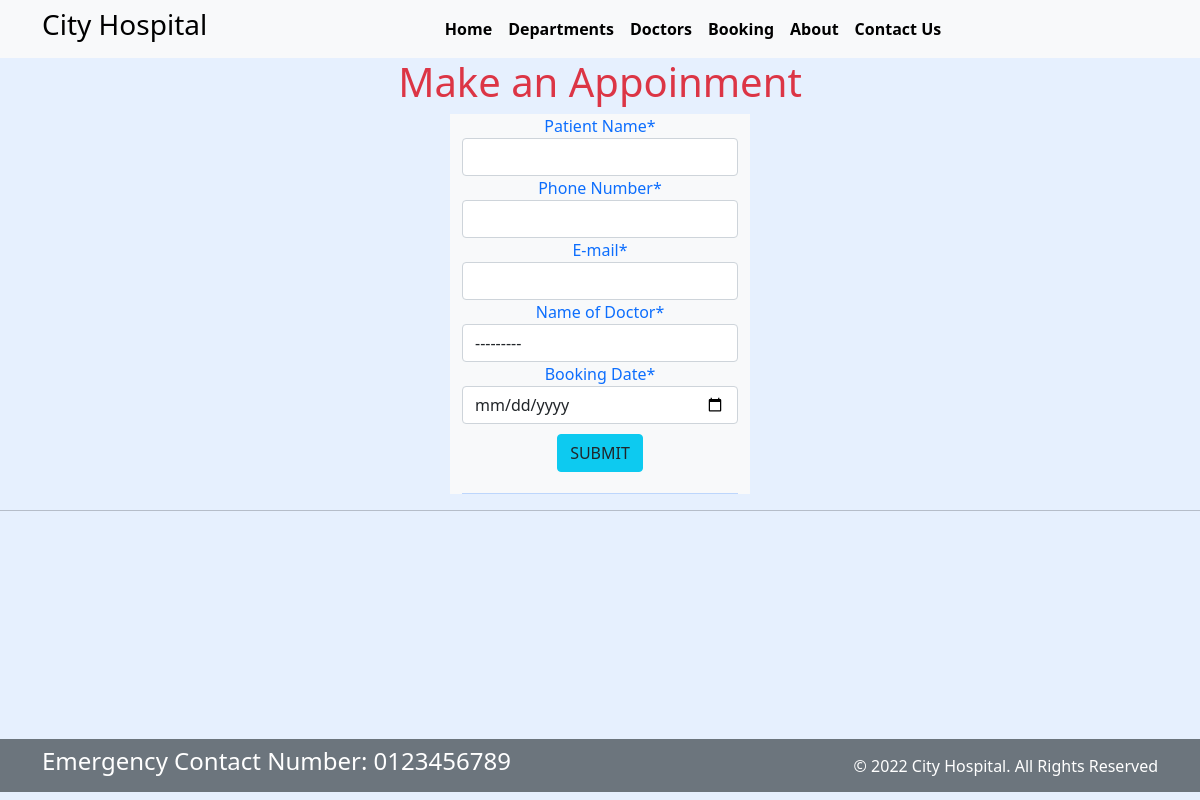
/booking/, run on an earlier commit of the app's database.
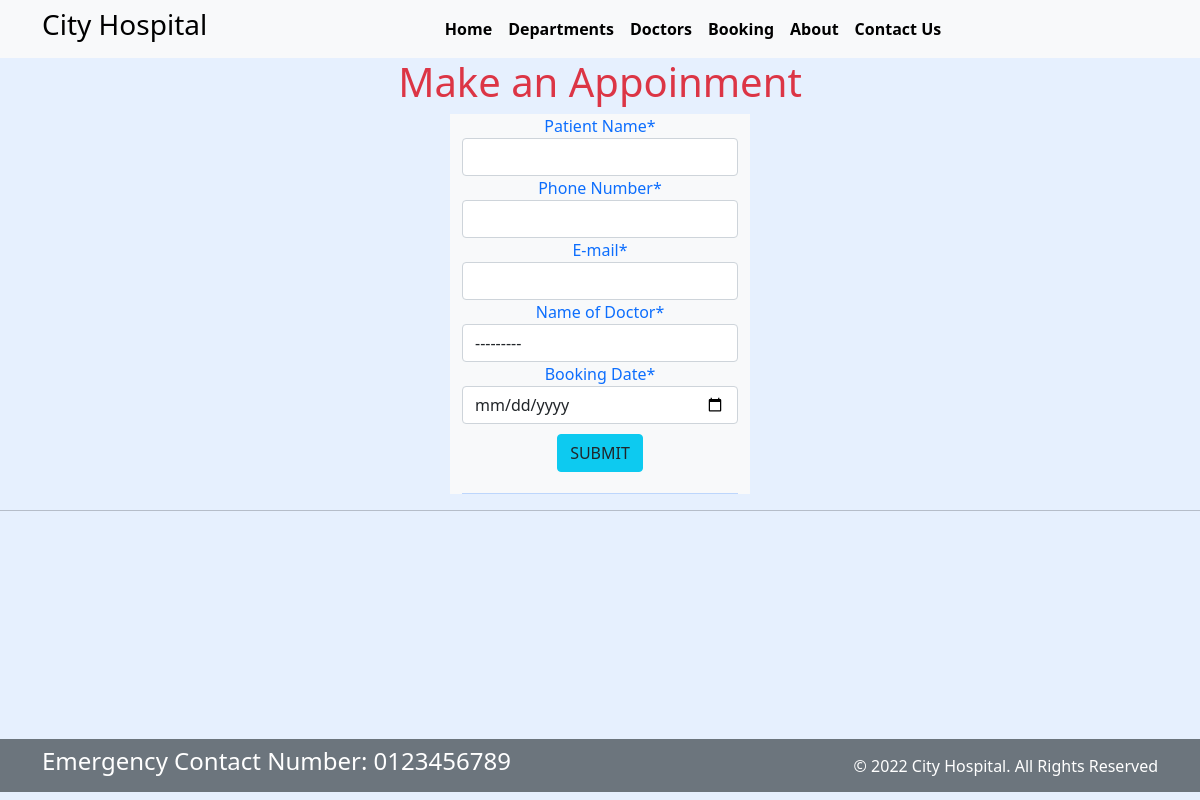
And on a later commit of the database.
### home/models.py (models this page shows)
class doctors(models.Model):
    doc_name=models.CharField(max_length=100)
    doc_spec=models.CharField(max_length=100)
    dept_name=models.ForeignKey(departments,on_delete=models.CASCADE)
    doc_img=models.ImageField(upload_to='doctors')
    def __str__(self):
        return self.doc_name + ' -'+ self.doc_spec

### home/views.py (the view, shortened to what this page needs)
# urls.py: path('booking/', views.booking,name='booking'),
def booking(request):
    form=BookingForm()
    dict_form={'form':form,}
    return render(request,'booking.html',dict_form)

### home/forms.py
class BookingForm(forms.ModelForm):
    class Meta:
      model=appoinment
      fields='__all__'
      widgets={
         'booking_date': Date_input(),}
      labels={'p_name':'Patient Name',
              'p_phone':'Phone Number',
              'p_email':'E-mail',
              'doc_name':'Name of Doctor',
              'booking_date':'Booking Date'}

### templates/booking.html (shortened to what this page needs)
{% extends 'base.html'%}
{% load crispy_forms_tags %}
    {%block content%}
        <h1 class="text-center text-danger  ">Make an Appoinment</h1>
        <div class="container w-25  bg-light">
            <div class="text-primary align-top text-center ">
        <form action="" method ="POST" class="align-middle font-weight-bold">
            {{form | crispy}}
            <button type="submit" class=" text-dark btn btn-info text-center font-weight-bold " style="margin-top: 10px;margin-bottom: 5px;;">SUBMIT</button>
           <hr>
        </form>
    </div></div>
        <hr>
    {%endblock%}

### templates/bootstrap4/field.html (shortened to what this page needs)
{% load crispy_forms_field %}
{% if field.is_hidden %}
    {{ field }}
{% else %}
    <{% if tag %}{{ tag }}{% else %}div{% endif %} id="div_{{ field.auto_id }}" class="{% if not field|is_checkbox %}form-group{% else %}{%if use_custom_control%}{% if tag != 'td' %}custom-control {%endif%} custom-checkbox{% else %}form-check{% endif %}{% endif %}">
        {% if field.label and not field|is_checkbox and form_show_labels %}
        <label {% if field.id_for_label and not field|is_radioselect %}for="{{ field.id_for_label }}" {% endif %}class="{% if 'form-horizontal' in form_class %}col-form-label {% endif %}{{ label_class }}{% if field.field.required %} requiredField{% endif %}">
                {{ field.label }}{% if field.field.required %}<span class="asteriskField">*</span>{% endif %}
            </label>
        {% endif %}
        {% if not field|is_checkboxselectmultiple and not field|is_radioselect %}
            {% if field|is_checkbox and form_show_labels %}
                {%if use_custom_control%}
                    {% if field.errors %}
                        {% crispy_field field 'class' 'custom-control-input is-invalid' %}
                    {% else %}
                        {% crispy_field field 'class' 'custom-control-input' %}
                    {% endif %}
                {% else %}
                    {% if field.errors %}
                        {% crispy_field field 'class' 'form-check-input is-invalid' %}
                    {% else %}
                        {% crispy_field field 'class' 'form-check-input' %}
                    {% endif %}
                {% endif %}
                <label for="{{ field.id_for_label }}" class="{%if use_custom_control%}custom-control-label{% else %}form-check-label{% endif %}{% if field.field.required %} requiredField{% endif %}">
                    {{ field.label }}{% if field.field.required %}<span class="asteriskField">*</span>{% endif %}
                </label>
                {% include 'bootstrap4/layout/help_text_and_errors.html' %}
            {% elif field|is_file and use_custom_control  %}
                {% include 'bootstrap4/layout/field_file.html' %}
            {% else %}
                <div{% if field_class %} class="{{ field_class }}"{% endif %}>
                    {% if field|is_select and use_custom_control %}
                        {% if field.errors %}
                            {% crispy_field field 'class' 'custom-select is-invalid' %}
                        {% else %}
                            {% crispy_field field 'class' 'custom-select' %}
                        {% endif %}
                    {% elif field|is_file %}
                        {% if field.errors %}
                            {% crispy_field field 'class' 'form-control-file is-invalid' %}
                        {% else %}
                            {% crispy_field field 'class' 'form-control-file' %}
                        {% endif %}
                    {% else %}
                        {% if field.errors %}
                            {% crispy_field field 'class' 'form-control is-invalid' %}
                        {% else %}
                            {% crispy_field field 'class' 'form-control' %}
                        {% endif %}
                    {% endif %}
                </div>
            {% endif %}
        {% endif %}
    </{% if tag %}{{ tag }}{% else %}div{% endif %}>
{% endif %}

What changed in the data, as far as the page shows it:
added doctors: doc_name "---------"
